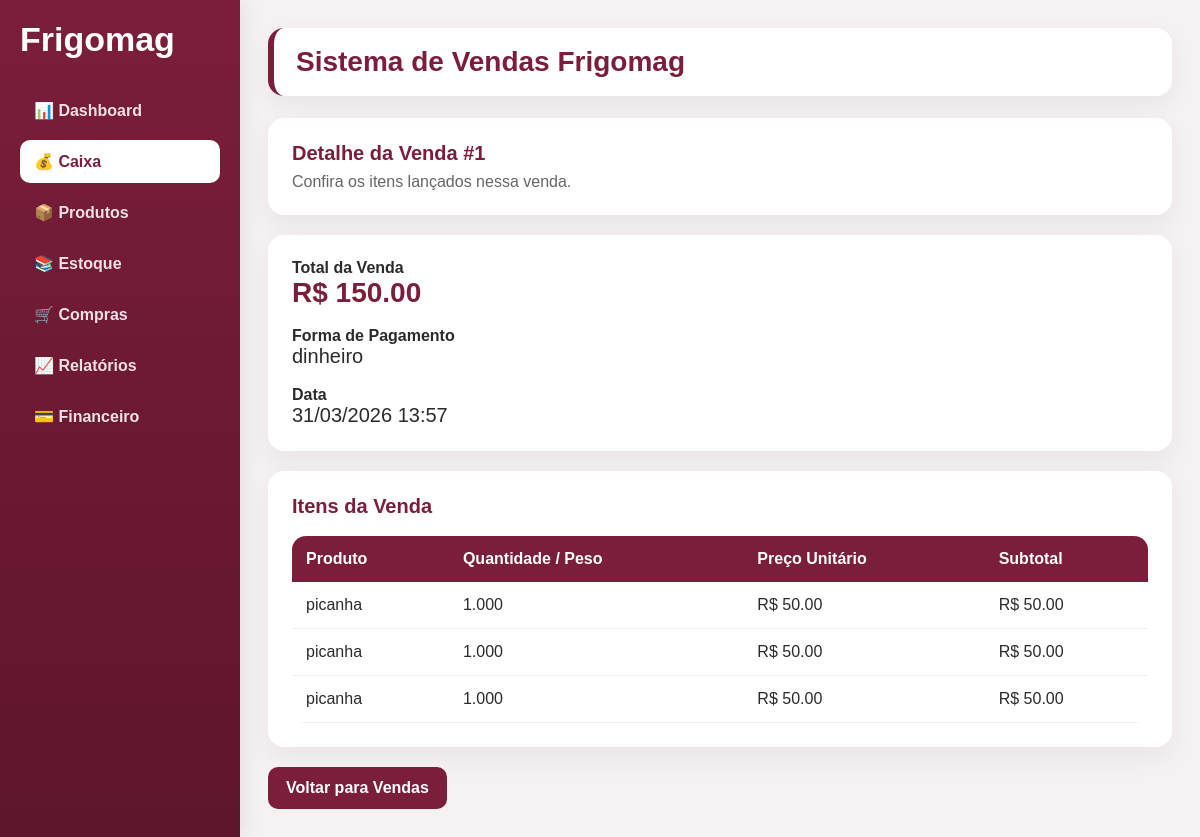
/vendas/1, run on the app's committed database.
### app/models/venda.py (models this page shows)
class Venda(db.Model):
    __tablename__ = "vendas"
    id = db.Column(db.Integer, primary_key=True)
    total = db.Column(db.Float, default=0)
    forma_pagamento = db.Column(db.String(30))
    criado_em = db.Column(db.DateTime, default=db.func.now())
    itens = db.relationship("ItemVenda", backref="venda", lazy=True, cascade="all, delete-orphan")

### app/models/item_venda.py (models this page shows)
class ItemVenda(db.Model):
    __tablename__ = "itens_venda"
    id = db.Column(db.Integer, primary_key=True)
    venda_id = db.Column(db.Integer, db.ForeignKey("vendas.id"), nullable=False)
    produto_id = db.Column(db.Integer, db.ForeignKey("produtos.id"), nullable=False)
    quantidade = db.Column(db.Float, nullable=False)
    preco_unitario = db.Column(db.Float, nullable=False)
    subtotal = db.Column(db.Float, nullable=False)
    produto = db.relationship("Produto")

### app/models/produto.py (models this page shows)
class Produto(db.Model):
    __tablename__ = "produtos"
    id = db.Column(db.Integer, primary_key=True)
    nome = db.Column(db.String(120), nullable=False)
    codigo = db.Column(db.String(50), unique=True)
    tipo = db.Column(db.String(20))  # kg ou unidade
    preco = db.Column(db.Float, nullable=False)
    estoque = db.Column(db.Float, default=0)
    criado_em = db.Column(db.DateTime, default=db.func.now())

### app/routes/venda_routes.py (the view)
@vendas.route("/<int:venda_id>")
def detalhe_venda(venda_id):
    venda = Venda.query.get_or_404(venda_id)
    return render_template("vendas/detalhe.html", venda=venda)

### app/templates/vendas/detalhe.html (shortened to what this page needs)
{% extends "base.html" %}
{% block content %}
<div class="card">
    <h1 class="page-title">Detalhe da Venda #{{ venda.id }}</h1>
    <p class="page-subtitle">Confira os itens lançados nessa venda.</p>
</div>
<div class="card">
    <div style="display: grid; grid-template-columns: repeat(3, 1fr); gap: 18px;">
        <div>
            <strong>Total da Venda</strong><br>
            <span style="font-size: 28px; color: #7B1E3A; font-weight: bold;">
                R$ {{ "%.2f"|format(venda.total) }}
            </span>
        </div>
        <div>
            <strong>Forma de Pagamento</strong><br>
            <span style="font-size: 20px;">
                {{ venda.forma_pagamento or "-" }}
            </span>
        </div>
        <div>
            <strong>Data</strong><br>
            <span style="font-size: 20px;">
                {{ venda.criado_em.strftime("%d/%m/%Y %H:%M") if venda.criado_em else "-" }}
            </span>
        </div>
    </div>
</div>
<div class="card">
    <h2 class="page-title">Itens da Venda</h2>
    <table>
        <tr>
            <th>Produto</th>
            <th>Quantidade / Peso</th>
            <th>Preço Unitário</th>
            <th>Subtotal</th>
        </tr>
        {% for item in venda.itens %}
        <tr>
            <td>{{ item.produto.nome if item.produto else "-" }}</td>
            <td>{{ "%.3f"|format(item.quantidade) }}</td>
            <td>R$ {{ "%.2f"|format(item.preco_unitario) }}</td>
            <td>R$ {{ "%.2f"|format(item.subtotal) }}</td>
        </tr>
        {% endfor %}
    </table>
</div>
<div style="margin-top: 15px;">
    <a href="/vendas/listar" class="btn">Voltar para Vendas</a>
</div>
{% endblock %}

### app/templates/base.html (style rules this page uses)
* { box-sizing: border-box; }
body { margin: 0; font-family: Arial, sans-serif; background: #f6f2f4; color: #2b2b2b; display: flex; }
.card { background: #ffffff; border-radius: 16px; padding: 24px; box-shadow: 0 10px 28px rgba(0, 0, 0, 0.06); margin-bottom: 20px; }
.btn { display: inline-block; background: #7B1E3A; color: #fff; text-decoration: none; border: none; padding: 12px 18px; border-radius: 10px; cursor: pointer; font-weight: bold; transition: 0.2s; }
table { width: 100%; border-collapse: collapse; margin-top: 18px; background: #fff; border-radius: 14px; overflow: hidden; }
table th { background: #7B1E3A; color: #fff; padding: 14px; text-align: left; }
table td { padding: 14px; border-bottom: 1px solid #eee; }
.page-title { margin: 0 0 8px 0; font-size: 20px; color: #7B1E3A; }
.page-subtitle { margin: 0; color: #666; }
@media (max-width: 1200px) { .content div[style*="grid-template-columns: repeat(3, 1fr)"] { grid-template-columns: 1fr !important; } }

### data on the page
Venda: id "1", total "150.00", forma_pagamento "dinheiro", criado_em "31/03/2026 13:57"
ItemVenda: produto "picanha", quantidade "1.000", preco_unitario "50.00", subtotal "50.00"
ItemVenda: produto "picanha", quantidade "1.000", preco_unitario "50.00", subtotal "50.00"
ItemVenda: produto "picanha", quantidade "1.000", preco_unitario "50.00", subtotal "50.00"
